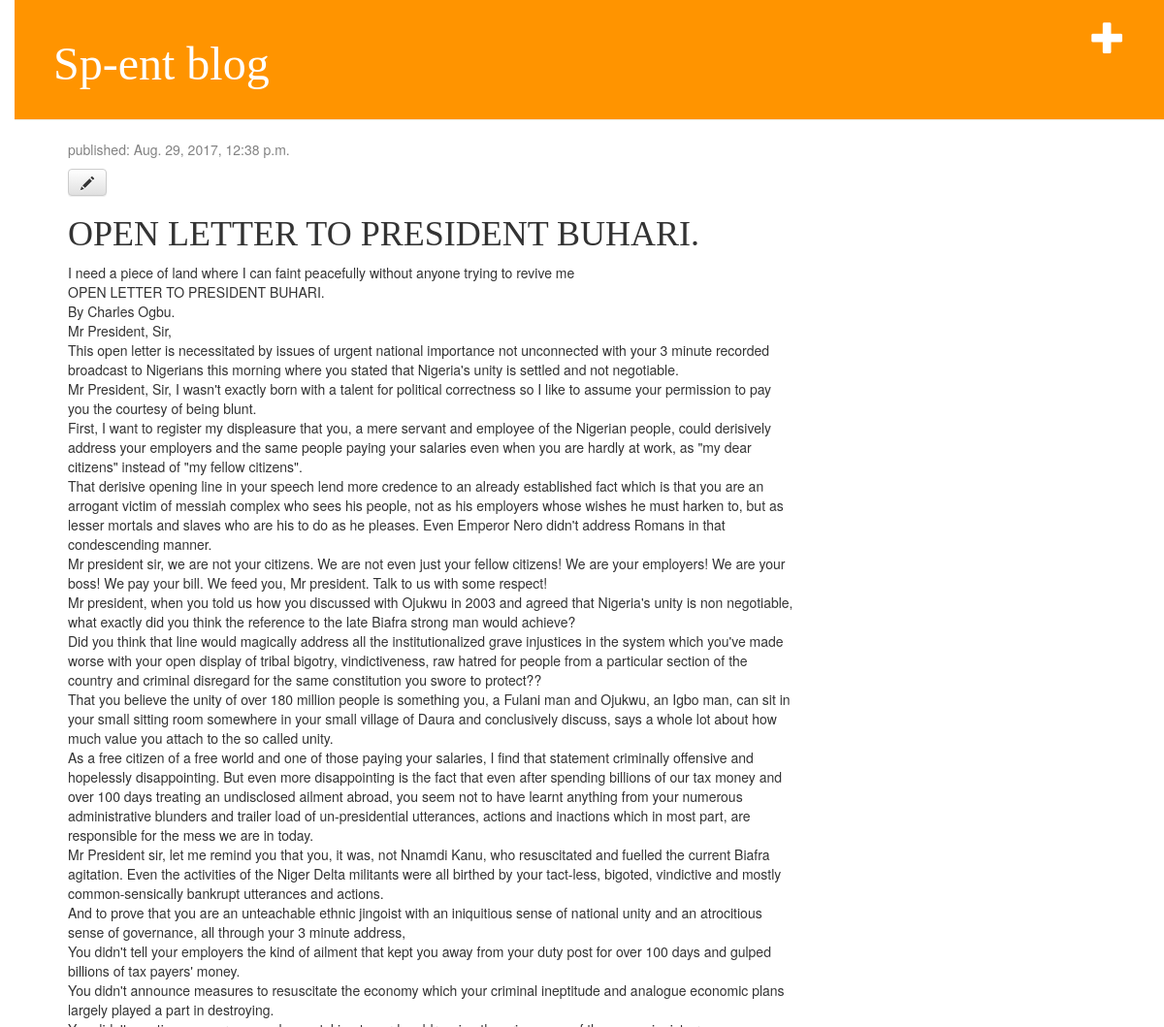
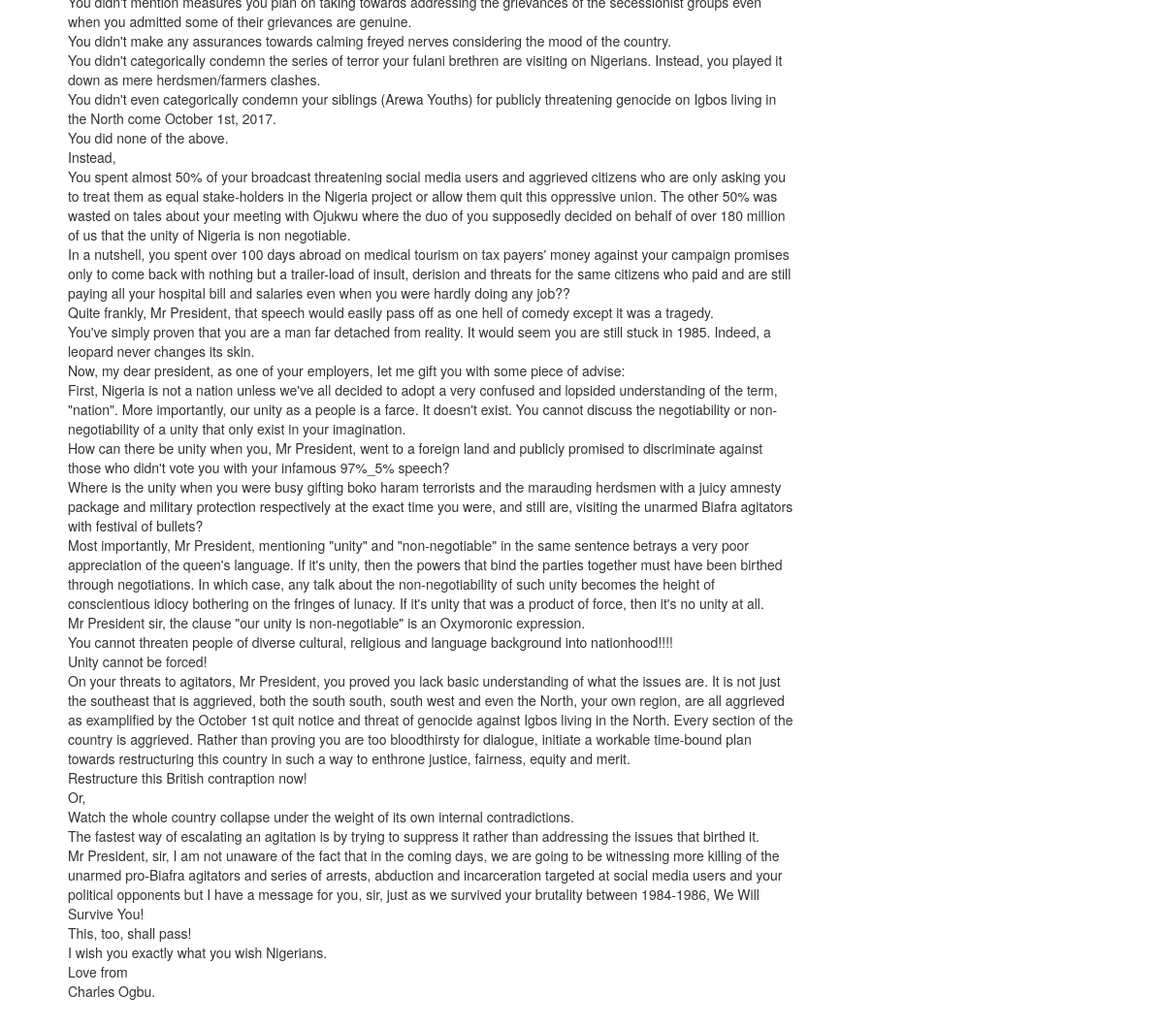
The app's page /post/1/ with its own data (2 pictures, top to bottom).
### blog/models.py (models this page shows, shortened)
class Post(models.Model):
    author = models.ForeignKey('auth.User')
    title = models.CharField(max_length=200)
    text = models.TextField()
    created_date = models.DateTimeField(default=timezone.now)
    published_date = models.DateTimeField(blank=True, null=True)

### blog/views.py (the view)
# urls.py: url(r'^post/(?P<pk>\d+)/$', views.post_detail, name = 'post_detail'),
def post_detail(request, pk):
    post = get_object_or_404(Post, pk=pk)
    return render(request, 'blog/post_detail.html', {'post': post})

### blog/templates/blog/post_detail.html
                {% extends 'blog/base.html' %}
                {% block content %}
				    <div class="post">
				        {% if post.published_date %}
					        <div class="date">
						        <p>published: {{post.published_date}}</p>
						    </div>
						{% endif %}
						<a class="btn btn-default" href="{% url 'post_edit' pk=post.pk %}"><span class="glyphicon glyphicon-pencil"></
span></a>
						<h1>{{post.title}}</h1>
						<p>{{post.text|linebreaksbr}}</p>
					</div>
				{% endblock %}

### blog/static/css/blog.css (style rules this page uses)
body { padding-left: 15px; }
h1, h2, h3, h4 { font-family: 'Lobster', cursive; }
.date { color: #828282; }
.post { margin-bottom: 70px; }

### records on screen
Post: published_date "Aug. 29, 2017, 12:38 p.m.", title "OPEN LETTER TO PRESIDENT BUHARI.", text "I need a piece of land where I can faint peacefully without anyone trying to revive me OPEN LETTER TO PRESIDENT BUHARI. By Charles Ogbu. Mr President, Sir, This open letter is necessitated by issues of urgent national importance not unconnected with your 3 minute recorded broadcast to Nigerians this morning where you stated that Nigeria's unity is settled and not negotiable. Mr President, Sir, I wasn't exactly born with a talent for political correctness so I like to assume your permission to pay you the courtesy of being blunt. First, I want to register my displeasure that you, a mere servant and employee of the Nigerian people, could derisively address your employers and the same people…"
